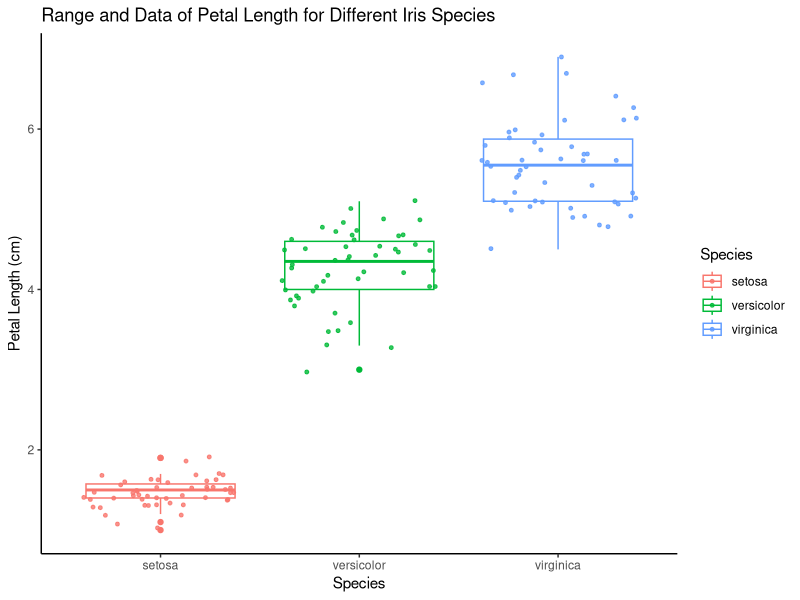
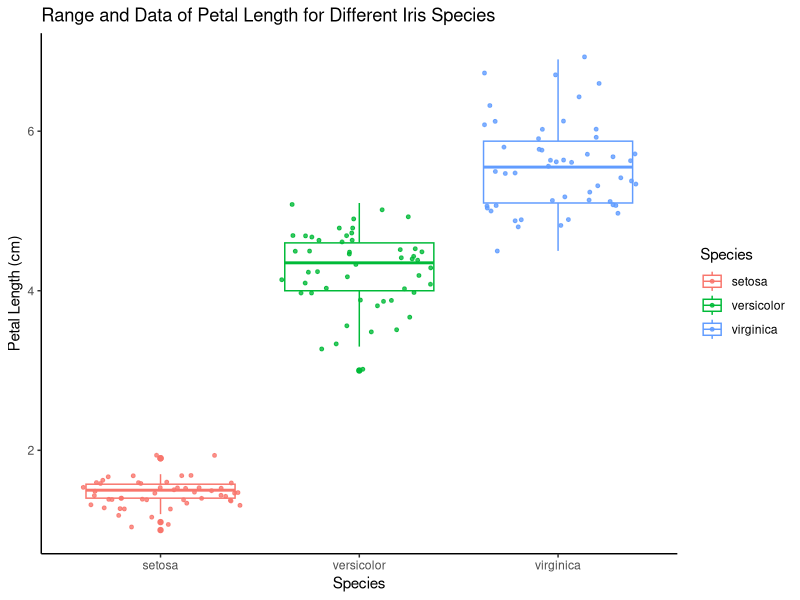

Here is the R script that generated these plots, in order:
library(ggplot2)

# Load the iris dataset
data(iris)

ggplot(iris, aes(x = Species, y = Petal.Length)) +
  geom_boxplot(aes(color = Species))+
  geom_jitter(aes(color = Species), size = 1, alpha = 0.8) +
  labs(title = "Range and Data of Petal Length for Different Iris Species",
       x = "Species", y = "Petal Length (cm)") +
  theme_classic()
ggsave("Iris.png",last_plot(), width = 10, height = 7, dpi = 600)
